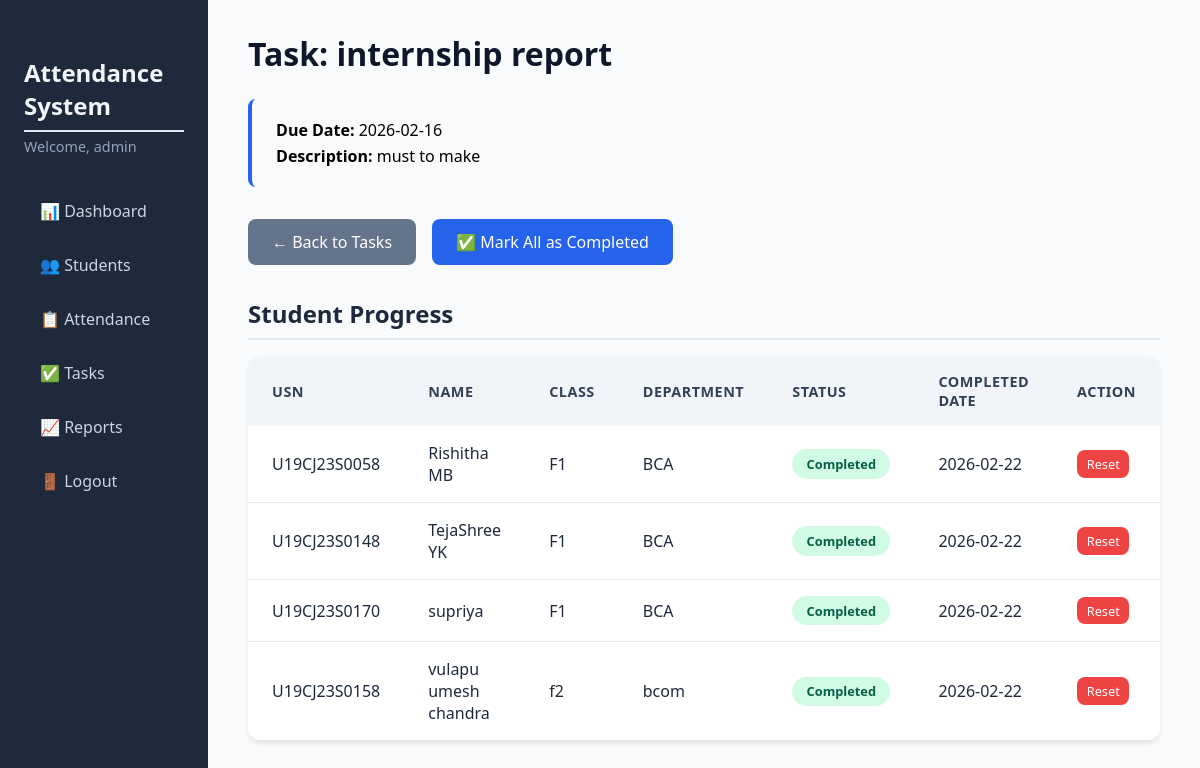
/tasks/1 (signed in), run on the app's committed database.
### tables this page shows
CREATE TABLE tasks (
                id INTEGER PRIMARY KEY AUTOINCREMENT,
                title TEXT NOT NULL,
                description TEXT,
                due_date TEXT NOT NULL
            );

CREATE TABLE student_tasks (
                id INTEGER PRIMARY KEY AUTOINCREMENT,
                task_id INTEGER NOT NULL,
                student_id INTEGER NOT NULL,
                status TEXT CHECK(status IN ('Pending','Completed')) NOT NULL DEFAULT 'Pending',
                completed_date TEXT,
                FOREIGN KEY (task_id) REFERENCES tasks (id) ON DELETE CASCADE,
                FOREIGN KEY (student_id) REFERENCES students (id) ON DELETE CASCADE,
                UNIQUE(task_id, student_id)
            );

CREATE TABLE students (
                id INTEGER PRIMARY KEY AUTOINCREMENT,
                usn TEXT UNIQUE NOT NULL,
                name TEXT NOT NULL,
                email TEXT UNIQUE NOT NULL,
                phone TEXT,
                class TEXT NOT NULL,
                department TEXT NOT NULL
            );

### app.py (the view)
@app.route('/tasks/<int:task_id>')
@login_required
def task_detail(task_id):
    db = get_db()
    task = db.execute("SELECT * FROM tasks WHERE id = ?", (task_id,)).fetchone()
    if not task:
        flash('Task not found.', 'danger')
        return redirect(url_for('tasks'))
    student_tasks = db.execute('''
        SELECT s.id as student_id, s.usn, s.name, s.class, s.department,
               st.status, st.completed_date
        FROM students s
        LEFT JOIN student_tasks st ON s.id = st.student_id AND st.task_id = ?
        ORDER BY s.class, s.department, s.name
    ''', (task_id,)).fetchall()
    return render_template('task_detail.html', task=task, student_tasks=student_tasks)

### app.py (called while the page is built)
def get_db():
    db = getattr(g, '_database', None)
    if db is None:
        db = g._database = sqlite3.connect(DATABASE)
        db.row_factory = sqlite3.Row
    return db

@app.teardown_appcontext
def close_connection(exception):
    db = getattr(g, '_database', None)
    if db is not None:
        db.close()

def login_required(f):
    @wraps(f)
    def decorated_function(*args, **kwargs):
        if 'admin_id' not in session:
            flash('Please log in to access this page.', 'warning')
            return redirect(url_for('login'))
        return f(*args, **kwargs)
    return decorated_function

### templates/task_detail.html (shortened to what this page needs)
{% extends "base.html" %}
{% block content %}
<h1>Task: {{ task.title }}</h1>
<div class="task-meta">
    <p><strong>Due Date:</strong> {{ task.due_date }}</p>
    <p><strong>Description:</strong> {{ task.description or 'No description' }}</p>
</div>
<div class="form-actions">
    <a href="{{ url_for('tasks') }}" class="btn btn-secondary">← Back to Tasks</a>
    <form method="POST" action="{{ url_for('bulk_complete_task', task_id=task.id) }}" style="display:inline;">
        <button type="submit" class="btn btn-primary"
            onclick="return confirm('Mark all pending students as completed?')">
            ✅ Mark All as Completed
        </button>
    </form>
</div>
<h2>Student Progress</h2>
<div class="table-responsive">
    <table class="table">
        <thead>
            <tr>
                <th>USN</th>
                <th>Name</th>
                <th>Class</th>
                <th>Department</th>
                <th>Status</th>
                <th>Completed Date</th>
                <th>Action</th>
            </tr>
        </thead>
        <tbody>
            {% for st in student_tasks %}
            <tr>
                <td>{{ st.usn }}</td>
                <td>{{ st.name }}</td>
                <td>{{ st.class }}</td>
                <td>{{ st.department }}</td>
                <td>
                    {% if st.status %}
                    <span class="badge {{ 'badge-present' if st.status == 'Completed' else 'badge-absent' }}">
                        {{ st.status }}
                    </span>
                    {% else %}
                    <span class="badge">Not Assigned</span>
                    {% endif %}
                </td>
                <td>{{ st.completed_date or '-' }}</td>
                <td>
                    {% if st.status == 'Pending' %}
                    <form method="POST"
                        action="{{ url_for('complete_task', task_id=task.id, student_id=st.student_id) }}"
                        style="display:inline;">
                        <button type="submit" class="btn btn-sm btn-edit">Mark Completed</button>
                    </form>
                    {% elif st.status == 'Completed' %}
                    <form method="POST" action="{{ url_for('reset_task', task_id=task.id, student_id=st.student_id) }}"
                        style="display:inline;">
                        <button type="submit" class="btn btn-sm btn-delete">Reset</button>
                    </form>
                    {% else %}
                    <form method="POST"
                        action="{{ url_for('assign_task_to_student', task_id=task.id, student_id=st.student_id) }}"
                        style="display:inline;">
                        <button type="submit" class="btn btn-sm btn-primary">Assign</button>
                    </form>
                    {% endif %}
                </td>
            </tr>
            {% else %}
            <tr>
                <td colspan="7">No students found.</td>
            </tr>
            {% endfor %}
        </tbody>
    </table>
</div>
{% endblock %}

### static/css/style.css (style rules this page uses)
* { margin: 0; padding: 0; box-sizing: border-box; font-family: 'Segoe UI', Tahoma, Geneva, Verdana, sans-serif; }
body { background: #f4f7fc; }
h1 { font-size: 2rem; margin-bottom: 1.5rem; color: #0f172a; font-weight: 600; }
h2 { font-size: 1.5rem; margin: 2rem 0 1rem; color: #1e293b; border-bottom: 2px solid #e2e8f0; padding-bottom: 0.5rem; }
.table { width: 100%; background: white; border-radius: 12px; overflow: hidden; box-shadow: 0 4px 6px -1px rgba(0,0,0,0.1); border-collapse: collapse; }
.table thead { background: #f1f5f9; }
.table th { text-align: left; padding: 1rem 1.5rem; font-weight: 600; color: #334155; font-size: 0.9rem; text-transform: uppercase; letter-spacing: 0.5px; }
.table td { padding: 1rem 1.5rem; border-bottom: 1px solid #e2e8f0; color: #1e293b; }
.table tbody tr:last-child td { border-bottom: none; }
.badge { display: inline-block; padding: 0.35rem 0.9rem; border-radius: 20px; font-size: 0.8rem; font-weight: 600; text-align: center; }
.badge-present { background: #d1fae5; color: #065f46; }
.btn { display: inline-block; padding: 0.75rem 1.5rem; border: none; border-radius: 8px; font-size: 1rem; font-weight: 500; cursor: pointer; transition: background 0.2s, transform 0.1s; text-decoration: none; }
.btn-primary { background: #2563eb; color: white; }
.btn-delete { background: #ef4444; color: white; padding: 0.4rem 0.8rem; font-size: 0.85rem; }
.btn-sm { padding: 0.3rem 0.6rem; font-size: 0.8rem; }
.btn-secondary { background: #64748b; color: white; }
.form-actions { display: flex; gap: 1rem; margin-top: 1.5rem; align-items: center; }
.task-meta { background: #f8fafc; padding: 1rem 1.5rem; border-radius: 8px; margin-bottom: 2rem; border-left: 4px solid #2563eb; }
.task-meta p { margin: 0.25rem 0; }

### data on the page
tasks: title "internship report", due_date "2026-02-16", description "must to make"
student_tasks: usn "U19CJ23S0058", name "Rishitha MB", class "F1", department "BCA", status "Completed", completed_date "2026-02-22"
student_tasks: usn "U19CJ23S0148", name "TejaShree YK", class "F1", department "BCA", status "Completed", completed_date "2026-02-22"
student_tasks: usn "U19CJ23S0170", name "supriya", class "F1", department "BCA", status "Completed", completed_date "2026-02-22"
student_tasks: usn "U19CJ23S0158", name "vulapu umesh chandra", class "f2", department "bcom", status "Completed", completed_date "2026-02-22"

### other printed values
{{ session.admin_username }} "admin"
